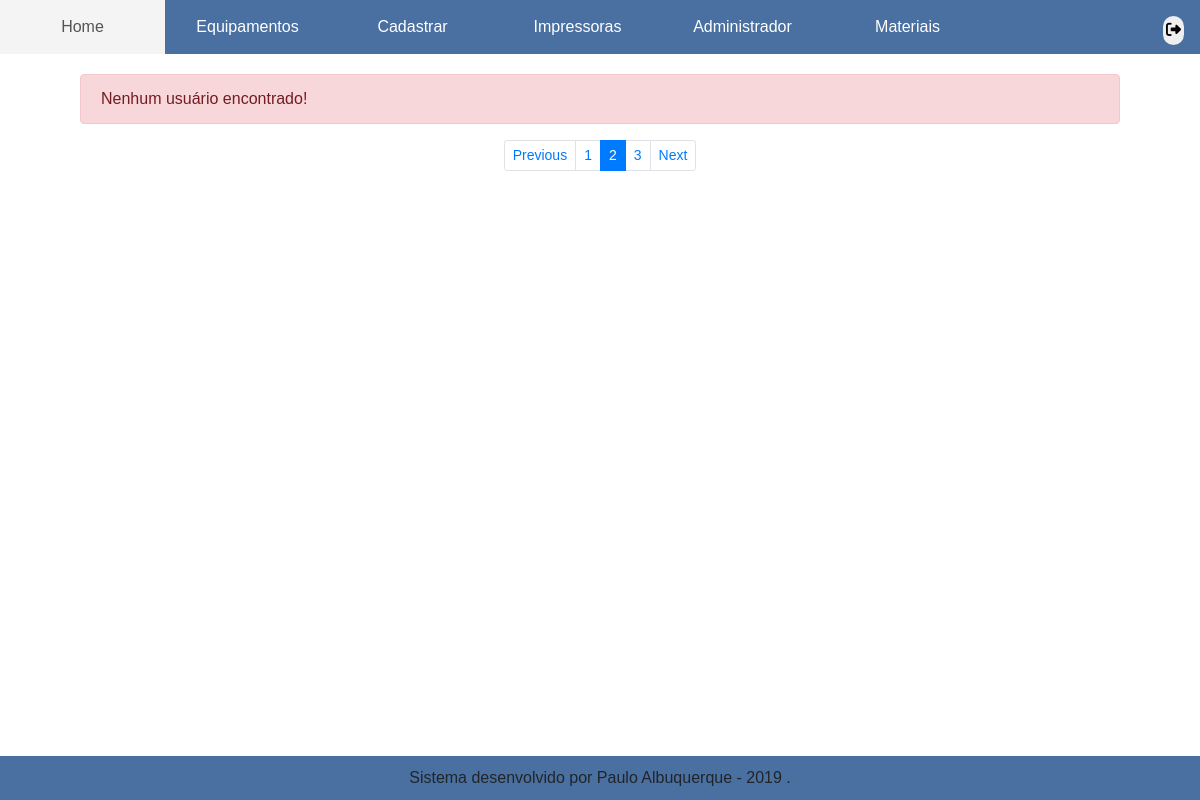
Page /administrador/todos_usuarios.php on the earlier database version.
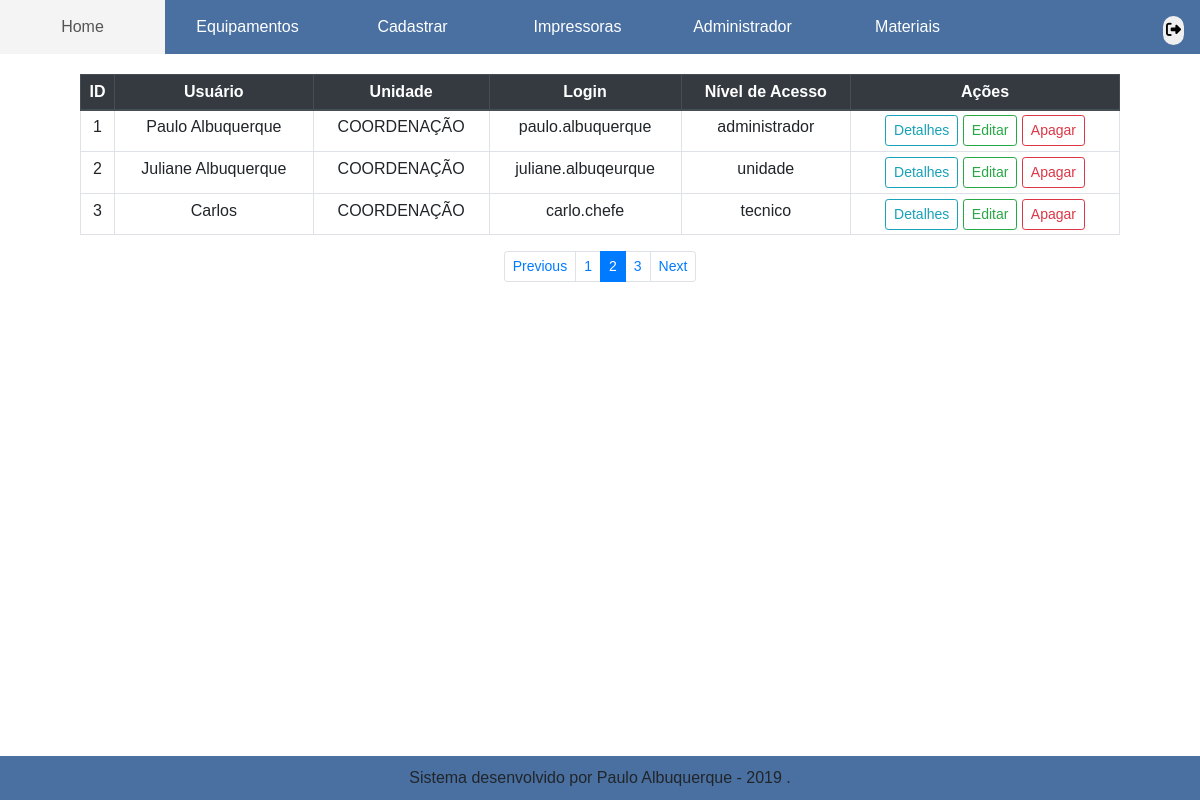
Same page on the later database version.
### tables this page shows
CREATE TABLE `tb_usuario` (
  `id_usuario` int(11) NOT NULL,
  `pessoa` varchar(50) NOT NULL,
  `unidade` varchar(50) NOT NULL,
  `senha` varchar(32) NOT NULL,
  `login_usuario` varchar(50) NOT NULL,
  `cracha` int(50) NOT NULL,
  `documento` varchar(50) NOT NULL,
  `sexo` tinyint(11) DEFAULT NULL,
  `nivel_acesso` varchar(20) NOT NULL
);

### administrador/todos_usuarios.php (the view, shortened to what this page needs)
<!doctype html>
<html lang="pt-br">
<head>
    <link href='../css/bootstrap.css' rel="stylesheet">
    <link href='../css/estilo.css' rel="stylesheet">
</head>
<body>
    <nav class="menu">
        <ul>
            <li><a href='../administrador/home.php'>Home</a></li>
            <li><a href='../administrador/equipamentos.php'>Equipamentos</a>
            </li>
            <li><a href='../administrador/cadastrar.php'>Cadastrar</a></li>
            <li><a href='../administrador/impressoras.php'>Impressoras</a>
            <li><a href='../administrador/admin.php'>Administrador</a>
            </li>
            <li><a href='../administrador/estoque_home.php'>Materiais</a></li>
        </ul>
        <div class="posicao-btn-sair">
            <button class="btn_sair btn-green"><i class="fas fa-sign-out-alt"></i> </button>
        </div>
    </nav>
    <br>
    <div class="container-fluid">
        <div class="row">
            <div class="col-md-12">
                <div class="container">
                    <?php
                    include_once('conexao.php');
                    $result_usuario = "SELECT * FROM tb_usuario ORDER BY unidade ASC";
                    $resultado_usuario = mysqli_query($conn, $result_usuario);
                    if (($resultado_usuario) and ($resultado_usuario->num_rows != 0)) {
                    ?>
                        <table class="table table-hover table-sm text-center table-bordered table-responsive-lg">
                            <thead class="thead-dark">
                                <tr>
                                    <th>ID</th>
                                    <th>Usuário</th>
                                    <th>Unidade</th>
                                    <th>Login</th>
                                    <th>Nível de Acesso</th>
                                    <th>Ações</th>
                                </tr>
                            </thead>
                            <tbody>
                                <?php
                                while ($row_usuario = mysqli_fetch_assoc($resultado_usuario)) {
                                ?>
                                    <tr class="">
                                        <td><?php echo $row_usuario['id_usuario']; ?></td>
                                        <td><?php echo $row_usuario['pessoa']; ?></td>
                                        <td><?php echo $row_usuario['unidade']; ?></td>
                                        <td><?php echo $row_usuario['login_usuario']; ?></td>
                                        <td><?php echo $row_usuario['nivel_acesso']; ?></td>
                                        <td>
                                            <span class="d-none d-md-block">
                                                <a class="btn btn-outline-info btn-sm" href="#" role="button" data-toggle="modal" data-target=".bd-example-modal-lg">Detalhes</a>
                                                <a class="btn btn-outline-success btn-sm" href="../administrador/editar_usuario.php">Editar</a>
                                                <a class="btn btn-outline-danger btn-sm" href="#" role="button" data-toggle="modal" data-target="#exampleModal">Apagar</a>
                                            </span>
                                        </td>
                                    </tr>
                                <?php
                                } ?>
                            </tbody>
                        </table>
                    <?php
                    } else {
                        echo "<div class='alert alert-danger' role='alert'>Nenhum usuário encontrado!</div>";
                    }
                    ?>
                    <nav aria-label="">
                        <ul class="pagination pagination-sm justify-content-center">
                            <li class="page-item">
                                <a class="page-link" href="#" tabindex="-1">Previous</a>
                            </li>
                            <li class="page-item"><a class="page-link" href="#">1</a></li>
                            <li class="page-item active">
                                <a class="page-link" href="#">2 <span class="sr-only">(current)</span></a>
                            </li>
                            <li class="page-item"><a class="page-link" href="#">3</a></li>
                            <li class="page-item">
                                <a class="page-link" href="#">Next</a>
                            </li>
                        </ul>
                    </nav>
                </div>
            </div>
        </div>
    </div>
    <div class="dmr">
        Sistema desenvolvido por Paulo Albuquerque - 2019 .
    </div>
</body>
</html>

Differences in the rows shown:
added tb_usuario: id_usuario "1", pessoa "Paulo Albuquerque", unidade "COORDENAÇÃO", login_usuario "paulo.albuquerque", nivel_acesso "administrador"
added tb_usuario: id_usuario "2", pessoa "Juliane Albuquerque", unidade "COORDENAÇÃO", login_usuario "juliane.albuqeurque", nivel_acesso "unidade"
added tb_usuario: id_usuario "3", pessoa "Carlos", unidade "COORDENAÇÃO", login_usuario "carlo.chefe", nivel_acesso "tecnico"
Other differences:
text no longer shown: "Nenhum usuário encontrado!"
text now shown: "ID Usuário Unidade Login Nível de Acesso Ações"
